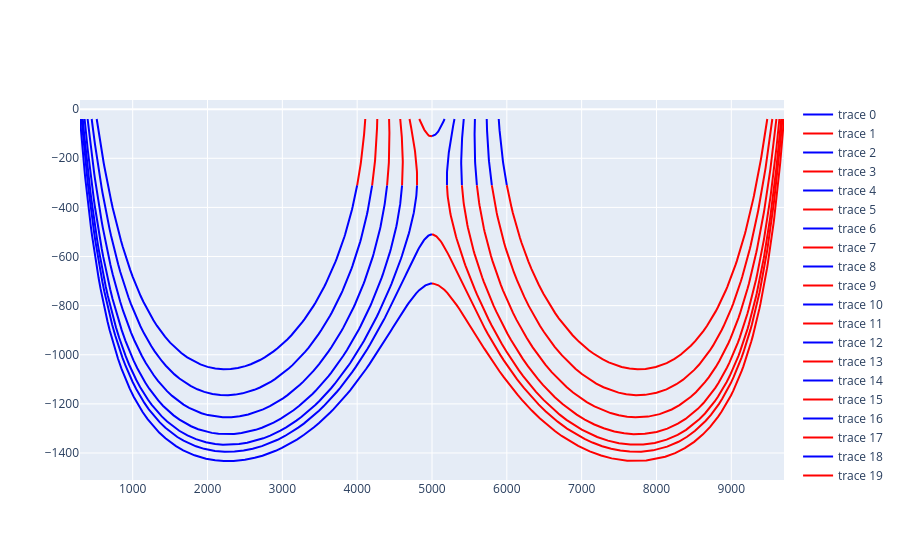

The cell this chart's notebook holds for it:
### Code cell
# Step 5-2: Generate Streamlines across specified points under the average flow field
import os
import h5py
import numpy as np
from scipy.integrate import solve_ivp
from concurrent.futures import ThreadPoolExecutor
import plotly.graph_objects as go
import pandas as pd

# Define the fixed tracking points
tracking_points = [
    (4000, -310), (4200, -310),(4400, -310),(4600, -310),(4800, -310),
    (5200, -310), (5400, -310),(5600, -310),(5800, -310),(6000, -310),
    (5000, -510), (5000, -710),(5000, -110)
]

# Load the average flow field from the HDF5 file
def load_average_flow(h5_filename):
    with h5py.File(h5_filename, 'r') as f:
        Have = f['Have'][:]
        Vxave = f['Vxave'][:]
        Vzave = f['Vzave'][:]
        x_range = f['x_range'][:]
        z_range = f['z_range'][:]
    return Have, Vxave, Vzave, x_range, z_range

# Compute streamlines for given starting points
def compute_streamline(vx, vz, x_range, z_range, start_point, max_distance=1e7, tol=1e-7):
    def velocity_field(t, pos):
        x, z = pos
        if x < x_range[0] or x > x_range[-1] or z < z_range[0] or z > z_range[-1]:
            return [0, 0]
        
        xi = np.searchsorted(x_range, x) - 1
        zi = np.searchsorted(z_range, z) - 1
        x1, x2 = x_range[xi], x_range[xi + 1]
        z1, z2 = z_range[zi], z_range[zi + 1]
        xd = (x - x1) / (x2 - x1)
        zd = (z - z1) / (z2 - z1)

        vx_val = (vx[xi, zi] * (1 - xd) * (1 - zd) +
                  vx[xi + 1, zi] * xd * (1 - zd) +
                  vx[xi, zi + 1] * (1 - xd) * zd +
                  vx[xi + 1, zi + 1] * xd * zd)

        vz_val = (vz[xi, zi] * (1 - xd) * (1 - zd) +
                  vz[xi + 1, zi] * xd * (1 - zd) +
                  vz[xi, zi + 1] * (1 - xd) * zd +
                  vz[xi + 1, zi + 1] * xd * zd)

        return [vx_val, vz_val]

    # Define an event to terminate integration when a boundary condition is met
    def boundary_event(t, pos):
        x, z = pos
        return pos[1] + 40  # Termination condition, e.g., z = -80 surface

    boundary_event.terminal = True  # Stop integration when event is triggered
    boundary_event.direction = 0     # Event is detected regardless of direction    

    def integrate_streamline(start, direction):
        result = solve_ivp(
            velocity_field, 
            [0, direction * max_distance], 
            start, 
            method='RK45', 
            rtol=tol, 
            atol=tol, 
            events=boundary_event
        )
        streamline = result.y.T
        return streamline

    forward = integrate_streamline(start_point, 1)
    backward = integrate_streamline(start_point, -1)
    
    return forward, backward

# Main workflow
h5_filename = './results/average_flow.h5'
output_folder = './results'

if not os.path.exists(output_folder):
    os.makedirs(output_folder)

Have, Vxave, Vzave, x_range, z_range = load_average_flow(h5_filename)

fig = go.Figure()

all_streamlines = []  # Store all streamlines for exporting to CSV

with ThreadPoolExecutor() as executor:
    futures = {executor.submit(compute_streamline, Vxave, Vzave, x_range, z_range, point): point for point in tracking_points}
    for future in futures:
        forward, backward = future.result()
        fig.add_trace(go.Scatter(x=forward[:, 0], y=forward[:, 1], mode='lines', line=dict(width=2, color='blue')))
        fig.add_trace(go.Scatter(x=backward[:, 0], y=backward[:, 1], mode='lines', line=dict(width=2, color='red')))
        all_streamlines.append(forward)
        all_streamlines.append(backward)

# Save the streamlines to a CSV file
csv_filename = os.path.join(output_folder, 'tracked_streamlines.csv')

streamline_data = []
for i, streamline in enumerate(all_streamlines):
    for point in streamline:
        streamline_data.append([i, point[0], point[1]])

df = pd.DataFrame(streamline_data, columns=['streamline_id', 'x', 'z'])
df.to_csv(csv_filename, index=False)

# Save the plot as an HTML file
html_filename = os.path.join(output_folder, 'tracked_streamlines.html')
fig.write_html(html_filename)
print(f"Plot has been saved to {csv_filename} and {html_filename}.")

# Show the plot
fig.show()
